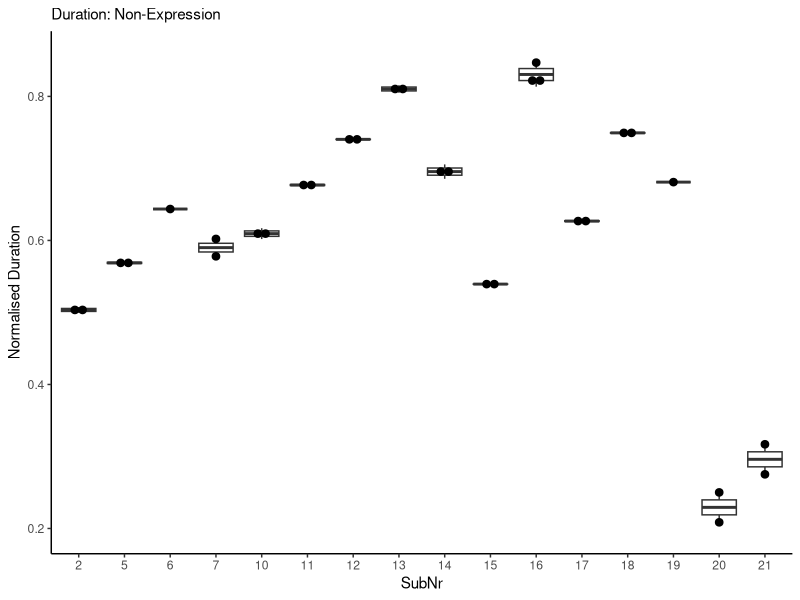
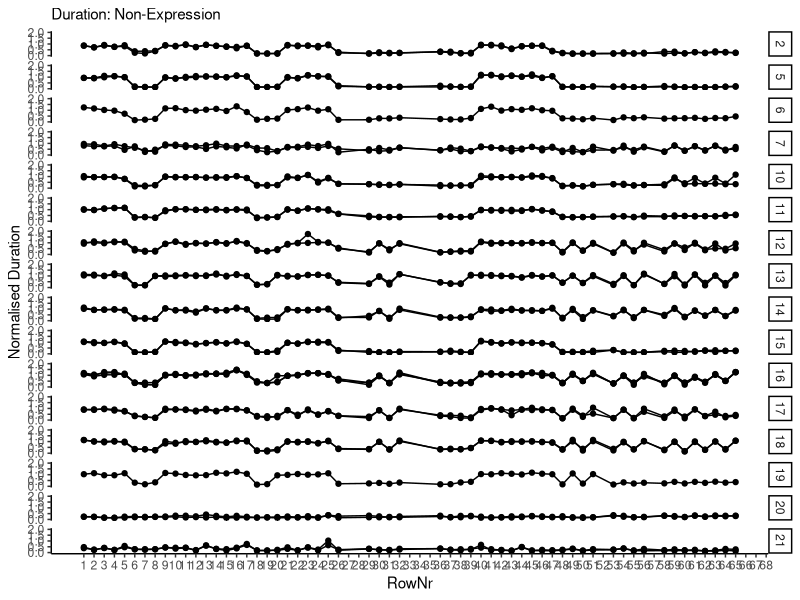
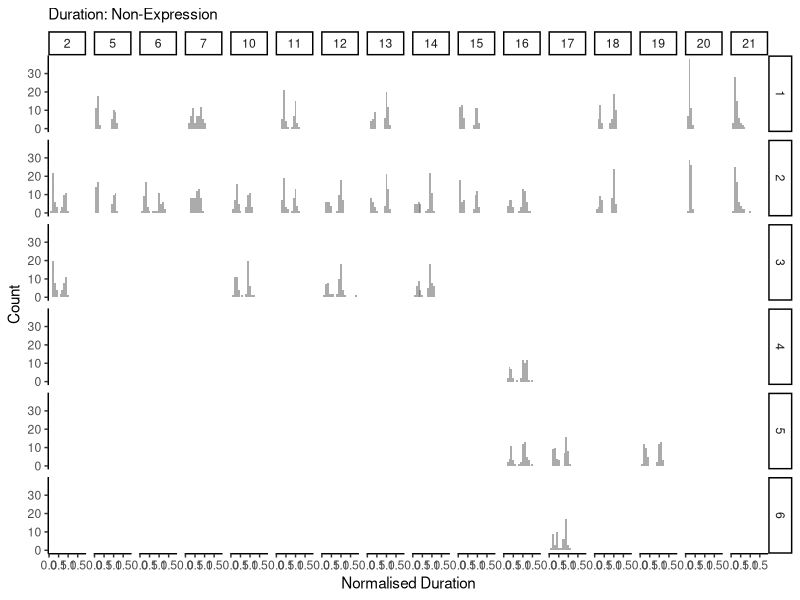
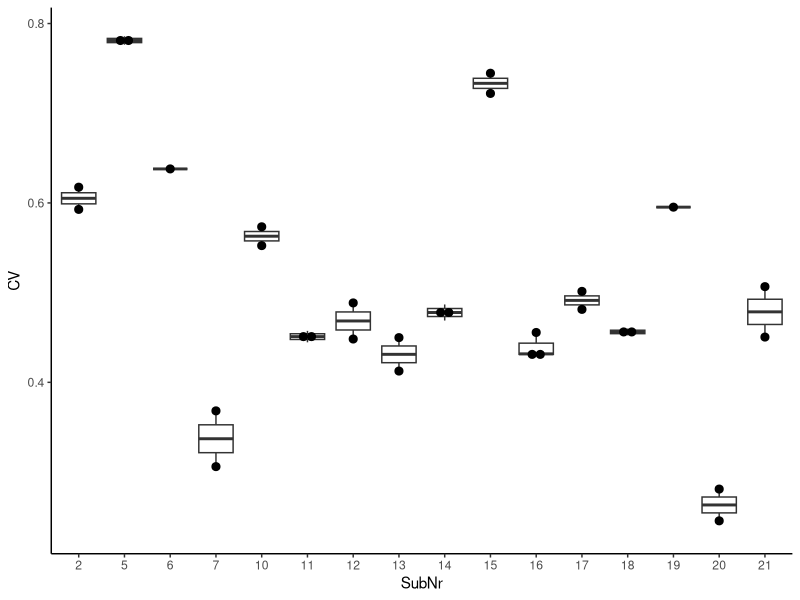

The R source for these figures, in order:
## ---- chunk 1
# packages
# data manipulation
if (!require("data.table")) {install.packages("data.table"); require("data.table")}
# plot
if (!require("ggplot2")) {install.packages("ggplot2"); require("ggplot2")}

# ggplots
theme_set(theme_classic())
theme_update(legend.position = "bottom")
## ---- chunk 2
# read a filtered csv
dt_onset <- fread("./preprocessor/filtered/data_onset.csv", header = T, sep = ",", dec = ".")
dt_offset <- fread("./preprocessor/filtered/data_offset.csv", header = T, sep = ",", dec = ".")

# SubNr as a factor
dt_onset$SubNr <- as.factor(dt_onset$SubNr)
dt_offset$SubNr <- as.factor(dt_offset$SubNr)

# assign RowNr
dt_onset$RowNr <- rep(1:72, nrow(dt_onset)/72)
dt_offset$RowNr <- rep(1:72, nrow(dt_offset)/72)
## ---- chunk 3
# extract trials which have both onset and offset data
dt_onset$Eval <- "NA"
for (subnr in unique(dt_offset$SubNr)){
  for (trial in unique(dt_offset[SubNr == subnr]$Trial)){
    dt_onset[SubNr == subnr & TrialNr == trial]$Eval <- "Yes"
  }
}
dt_duration <- dt_onset[Eval == "Yes"]

# check whether each row corresponds correctly
dt_duration$Eval2 <- "NA"
for (i in 1:nrow(dt_duration)){
  if (dt_duration[i]$SubNr == dt_offset[i]$SubNr & dt_duration[i]$TrialNr == dt_offset[i]$TrialNr & dt_duration[i]$Pitch == dt_offset[i]$Pitch){
    dt_duration[i]$Eval2 <- "SAME"
  } else {
    dt_duration[i]$Eval2 <- "DIFF"
  }
}
print(unique(dt_duration$Eval2))

# calculate duration
dt_duration$Duration <- dt_offset$TimeStamp - dt_duration$TimeStamp

# convert bpm to ms
dt_duration[Tempo == 120]$Tempo <- 250
dt_duration[Tempo == 110]$Tempo <- 273
dt_duration[Tempo == 100]$Tempo <- 300

# normalised Duration
dt_duration$normDu <- dt_duration$Duration/dt_duration$Tempo

# remove irrelevant intervals
ls_irrelevant <- list(c(27:28), c(33:35), 52, 57, c(66:72))
dt_duration$EighthNote <- "Yes"

for (phrase in 1:length(ls_irrelevant)){
  for (note in 1:length(ls_irrelevant[[phrase]])){
    dt_duration[RowNr == ls_irrelevant[[phrase]][note]]$EighthNote <- "No"
  }
}
## ---- chunk 4
# for each individual
duration <- dt_duration[EighthNote == "Yes", .(N = length(normDu), Mean = mean(normDu), SD = sd(normDu)), by = .(SubNr)]
print(duration)
## ---- chunk 5
duration_trial <- dt_duration[EighthNote == "Yes", .(N = length(normDu), Mean = mean(normDu), SD = sd(normDu)), by = .(SubNr, TrialNr)]

p_duration <- ggplot(data = duration_trial, aes(x = SubNr, y = Mean)) +
  geom_boxplot() +
  geom_dotplot(binaxis = 'y', stackdir = 'center', dotsize = 0.5) +
  labs(y = "Normalised Duration", subtitle = "Duration: Non-Expression")
p_duration
## ---- chunk 6
# for each individual
dt_duration$TrialNr <- as.factor(dt_duration$TrialNr)
duration_seq <- dt_duration[EighthNote == "Yes", .(N = length(normDu), Mean = mean(normDu)), .(SubNr, TrialNr, RowNr)]

p_duration_seq <- ggplot(data = duration_seq, aes(x = RowNr, y = Mean, group = TrialNr)) +
  geom_line() +
  geom_point() +
  facet_grid(SubNr ~ .) +
  labs(x = "RowNr", y = "Normalised Duration", subtitle = "Duration: Non-Expression") +
  scale_x_continuous(breaks=seq(1,72,1)) + scale_y_continuous(breaks=seq(0,2,0.5), limits = c(0, 2))
p_duration_seq
## ---- chunk 7
p_duration_dis <- ggplot(dt_duration[EighthNote == "Yes"], aes(x = normDu)) +
  geom_histogram(binwidth=.1, alpha=.5, position="identity") +
  facet_grid(TrialNr ~ SubNr) +
  labs(x = "Normalised Duration", y = "Count", subtitle = "Duration: Non-Expression")
p_duration_dis
## ---- chunk 8
# group mean
duration_all <- duration[, .(N = length(Mean), Mean = mean(Mean), SD = sd(Mean))]
print(duration_all)
## ---- chunk 9
excluded_duration <- duration_trial[Mean < duration_all$Mean+3*duration_all$SD & Mean > duration_all$Mean-3*duration_all$SD]
print(excluded_duration)
## ---- chunk 10
# for each participant
cv <- dt_duration[EighthNote == "Yes", .(N = length(normDu), CV = sd(normDu)/mean(normDu)), by = .(SubNr)]
print(cv)
## ---- chunk 11
cv_trial <- dt_duration[EighthNote == "Yes", .(N = length(normDu), CV = sd(normDu)/mean(normDu)), by = .(SubNr, TrialNr)]

p_cv_box <- ggplot(cv_trial, aes(x = SubNr, y = CV)) +
  geom_boxplot() +
  geom_dotplot(binaxis = 'y', stackdir = 'center', dotsize = 0.5)
p_cv_box
## ---- chunk 12
# for all
cv_all <- cv[, .(N = length(CV), Mean = mean(CV), SD = sd(CV))]
print(cv_all)
## ---- chunk 13
excluded_cv <- cv_trial[CV < cv_all$Mean+3*(cv_all$SD) & CV > cv_all$Mean-3*cv_all$SD]
print(excluded_cv)
## ---- chunk 14
fwrite(excluded_cv, "./duration_valid.csv")
